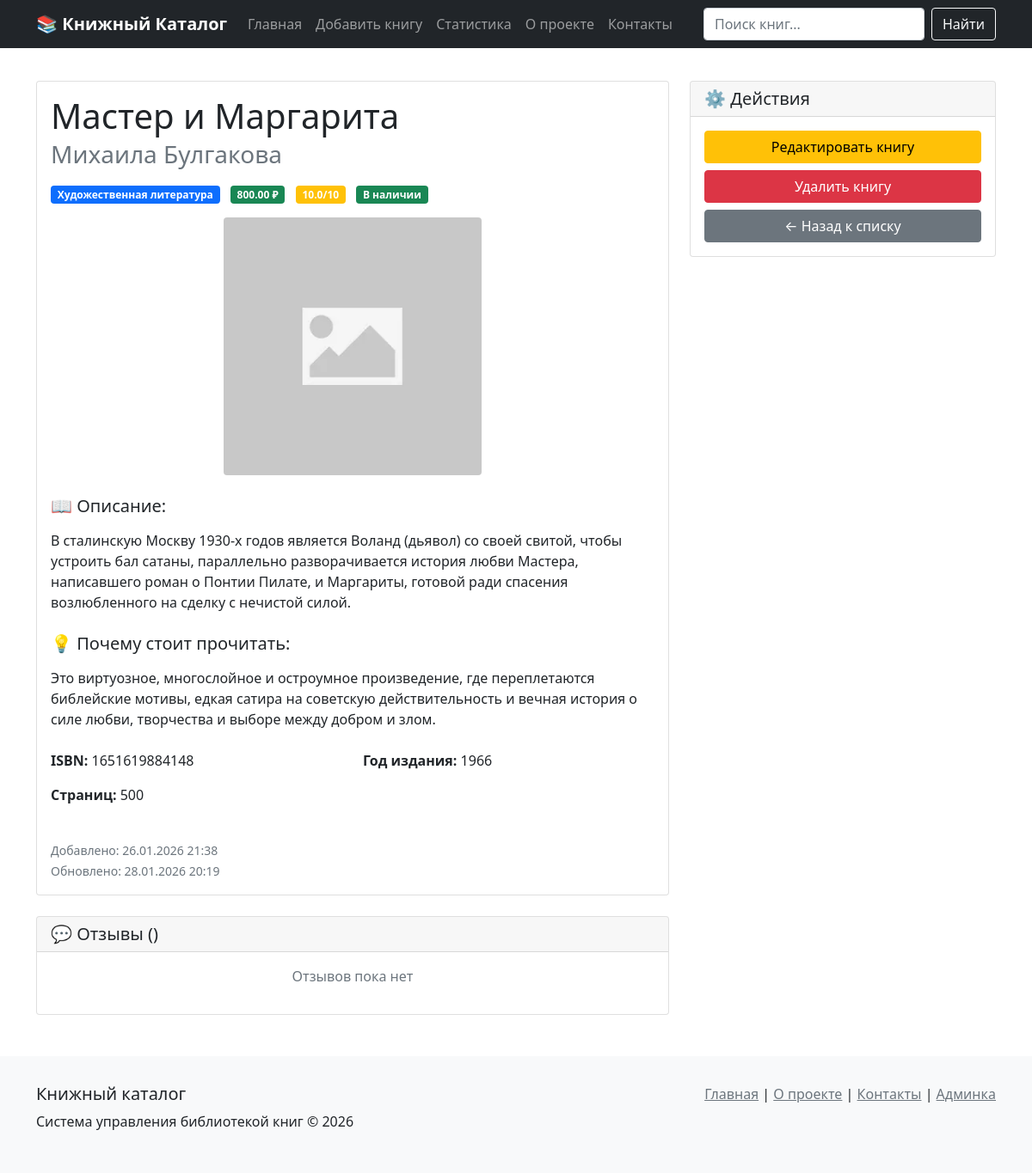
Screenshot of /book/1/ with the database file from the repository.
### book/models.py (models this page shows, shortened)
class Book(models.Model):
    GENRE_CHOICES = [
        ('FICTION', 'Художественная литература'),
        ('SCIFI', 'Научная фантастика'),
        ('FANTASY', 'Фэнтези'),
        ('CLASSIC', 'Классика'),
        ('DETECTIVE', 'Детектив'),
        ('ROMANCE', 'Роман'),
        ('HISTORY', 'Историческая'),
        ('PSYCHOLOGY', 'Психология'),
        ('PHILOSOPHY', 'Философия'),
        ('CHILDREN', 'Детская'),
        ('OTHER', 'Другое'),
    ]
    title = models.CharField(
        verbose_name='Название',
        max_length=255
    )
    author = models.CharField(
        verbose_name='Автор',
        max_length=255
    )
    genre = models.CharField(
        verbose_name='Жанр',
        max_length=50,
        choices=GENRE_CHOICES,
        default='FICTION'
    )
    short_description = models.TextField(
        verbose_name='Краткое описание',
        blank=True
    )
    reading_reason = models.TextField(
        verbose_name='Почему стоит прочитать',
        blank=True
    )
    rating = models.DecimalField(
        verbose_name='Рейтинг',
        max_digits=3,
        decimal_places=1,
        validators=[MinValueValidator(0.0), MaxValueValidator(10.0)],
        null=True,
        blank=True
    )
    price_rub = models.DecimalField(
        verbose_name='Цена (₽)',
        max_digits=10,
        decimal_places=2,
        validators=[MinValueValidator(0.0)],
        default=0.00
    )
    isbn = models.CharField(
        verbose_name='ISBN',
        max_length=13,
        blank=True,
        null=True,
        help_text='Международный стандартный книжный номер'
    )
    publication_year = models.PositiveIntegerField(
        verbose_name='Год издания',
        null=True,
        blank=True,
        validators=[MinValueValidator(1800), MaxValueValidator(2100)],
        help_text='Год первой публикации'
    )
    page_count = models.PositiveIntegerField(
        verbose_name='Количество страниц',
        null=True,
        blank=True,
        help_text='Объем книги в страницах'
    )
    cover_image = models.ImageField(
        verbose_name='Обложка книги',
        upload_to='book/covers/',
        null=True,
        blank=True,
        help_text='Изображение обложки'
    )
    is_available = models.BooleanField(
        verbose_name='В наличии',
        default=True
    )
    created_at = models.DateTimeField(
        verbose_name='Дата добавления',
        auto_now_add=True
    )
    updated_at = models.DateTimeField(
        verbose_name='Дата обновления',
        auto_now=True
    )
    class Meta:
        verbose_name = 'Книга'
        verbose_name_plural = 'Книги'
        ordering = ['-created_at']

### book/views.py (the view)
# urls.py: path('book/<int:pk>/', views.BookDetailView.as_view(), name='book_detail'),
class BookDetailView(DetailView):
    model = Book
    template_name = 'book/book_detail.html'
    context_object_name = 'book'

### book/templates/book/book_detail.html (shortened to what this page needs)
{% extends 'book/base.html' %}
{% block content %}
<div class="row">
    <div class="col-md-8">
        <div class="card mb-4">
            <div class="card-body">
                <h1 class="card-title">{{ book.title }}</h1>
                <h3 class="card-subtitle mb-3 text-muted">{{ book.author }}</h3>
                <div class="mb-3">
                    <span class="badge bg-primary">{{ book.get_genre_display }}</span>
                    <span class="badge bg-success ms-2">{{ book.price_rub }} ₽</span>
                    {% if book.rating %}
                    <span class="badge bg-warning ms-2">{{ book.rating }}/10</span>
                    {% endif %}
                    {% if book.is_available %}
                    <span class="badge bg-success ms-2">В наличии</span>
                    {% else %}
                    <span class="badge bg-danger ms-2">Нет в наличии</span>
                    {% endif %}
                </div>
                {% if book.cover_image %}
                <div class="mb-4 text-center">
                    <img src="{{ book.cover_image.url }}" alt="{{ book.title }}"
                         class="img-fluid rounded" style="max-height: 300px;">
                </div>
                {% endif %}
                {% if book.short_description %}
                <div class="mb-4">
                    <h5>📖 Описание:</h5>
                    <p>{{ book.short_description|linebreaks }}</p>
                </div>
                {% endif %}
                {% if book.reading_reason %}
                <div class="mb-4">
                    <h5>💡 Почему стоит прочитать:</h5>
                    <p>{{ book.reading_reason|linebreaks }}</p>
                </div>
                {% endif %}
                <div class="row mb-4">
                    {% if book.isbn %}
                    <div class="col-md-6">
                        <p><strong>ISBN:</strong> {{ book.isbn }}</p>
                    </div>
                    {% endif %}
                    {% if book.publication_year %}
                    <div class="col-md-6">
                        <p><strong>Год издания:</strong> {{ book.publication_year }}</p>
                    </div>
                    {% endif %}
                    {% if book.page_count %}
                    <div class="col-md-6">
                        <p><strong>Страниц:</strong> {{ book.page_count }}</p>
                    </div>
                    {% endif %}
                </div>
                <div class="text-muted">
                    <small>Добавлено: {{ book.created_at|date:"d.m.Y H:i" }}</small>
                    {% if book.updated_at != book.created_at %}
                    <br><small>Обновлено: {{ book.updated_at|date:"d.m.Y H:i" }}</small>
                    {% endif %}
                </div>
            </div>
        </div>
        <div class="card">
            <div class="card-header">
                <h5 class="mb-0">💬 Отзывы ({{ reviews.count }})</h5>
            </div>
            <div class="card-body">
                {% for review in reviews %}
                <div class="border-bottom pb-3 mb-3">
                    <div class="d-flex justify-content-between mb-2">
                        <strong>{{ review.reviewer_name }}</strong>
                        <small class="text-muted">{{ review.created_at|date:"d.m.Y H:i" }}</small>
                    </div>
                    <div class="mb-2 text-warning">
                        {% with ''|center:review.rating as range %}
                        {% for _ in range %}★{% endfor %}
                        {% endwith %}
                        ({{ review.rating }}/10)
                    </div>
                    <p>{{ review.text|linebreaks }}</p>
                </div>
                {% empty %}
                <p class="text-muted text-center">Отзывов пока нет</p>
                {% endfor %}
            </div>
        </div>
    </div>
    <div class="col-md-4">
        <div class="card mb-4">
            <div class="card-header">
                <h5 class="mb-0">⚙️ Действия</h5>
            </div>
            <div class="card-body">
                <div class="d-grid gap-2">
                    <a href="{% url 'book:book_update' book.pk %}"
                       class="btn btn-warning">
                        Редактировать книгу
                    </a>
                    <a href="{% url 'book:book_delete' book.pk %}"
                       class="btn btn-danger">
                        Удалить книгу
                    </a>
                    <a href="{% url 'book:book_list' %}"
                       class="btn btn-secondary">
                        ← Назад к списку
                    </a>
                </div>
            </div>
        </div>
    </div>
</div>
{% endblock %}

### book/templates/book/base.html (style rules this page uses)
body { padding-top: 70px; }

### rows the page displays
Book: title "Мастер и Маргарита", author "Михаила Булгакова", genre "Художественная литература", price_rub "800.00", rating "10.0", cover_image (picture), short_description "В сталинскую Москву 1930-х годов является Воланд (дьявол) со своей свитой, чтобы устроить бал сатаны, параллельно разворачивается история любви Мастера, написавшего роман о Понтии Пилате, и Маргариты, готовой ради спасения возлюбленного на сделку с нечистой силой.", reading_reason "Это виртуозное, многослойное и остроумное произведение, где переплетаются библейские мотивы, едкая сатира на советскую действительность и вечная история о силе любви, творчества и выборе между добром и злом.", isbn "1651619884148", publication_year "1966", page_count "500", created_at "26.01.2026 21:38", updated_at "28.01.2026 20:19"
